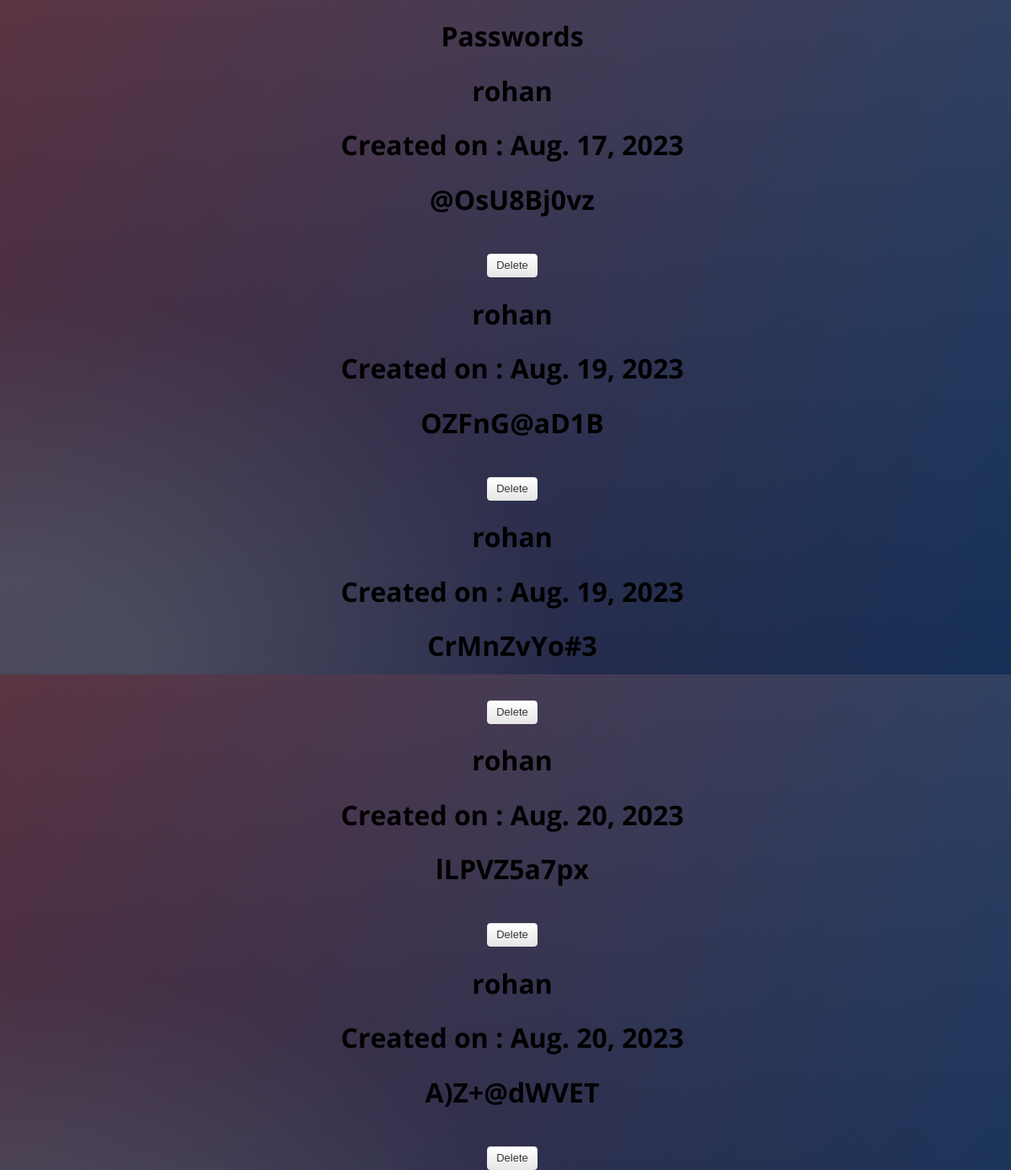
/listall, run on the app's committed database.
### generator/models.py (models this page shows, shortened)
class GenPass(models.Model):
    site = models.CharField(max_length=30)
    time = models.DateField(default=timezone.now)
    password = models.CharField(max_length=300)

### generator/views.py (the view)
# urls.py: path('listall',views.listall, name="listall"),
def listall(request):
    context = {
        'items':GenPass.objects.all()
    }
    return render(request, 'generator/listall.html',context)

### templates/generator/listall.html
{% extends 'generator/index.html' %}
{% load static %}
{% block content %}
    <div >
        <h1 class="narrow">Passwords</h1>
    </div>
    <div class="narrow">
        {% for i in items %}
        <h1>{{ i.site }}</h1>
        <h1>Created on : {{ i.time }}</h1>
        <h1>{{ i.password }}</h1><br/>
        <a href="{% url 'deleterecord' i.id %}"><button type="button" class="btn btn-outline-danger btn-sm ">Delete</button></a></td>
    {% endfor %}
    </div>
{% endblock content %}

### templates/generator/index.html (shortened to what this page needs)
{% load static %}
<!DOCTYPE html>
<html lang="en">
<head>
    <link rel="stylesheet" href="{% static './style.css' %}"/>
</head>
<body>
    {% block content %}
    {% endblock content %}
</body>
</html>

### static/style.css (style rules this page uses)
.btn { display: inline-block; *display: inline; *zoom: 1; padding: 4px 10px 4px; margin-bottom: 0; font-size: 13px; line-height: 18px; color: #333333; text-align: center;text-shadow: 0 1px 1px rgba(255, 255, 255, 0.75); vertical-align: middle; background-color: #f5f5f5; background-image: -moz-linear-gradient(top, #ffffff, #e6e6e6); background-image: -ms-linear-gradient(top, #ffffff, #e6e6e6); background-image: -webkit-gradient(linear, 0 0, 0 100%, from(#ffffff), to(#e6e6e6)); background-image: -webkit-linear-gradient(top, #ffffff, #e6e6e6); background-image: -o-linear-gradient(top, #ffffff, #e6e6e6); background-image: linear-gradient(top, #ffffff, #e6e6e6); background-repeat: repeat-x; filter: progid:dximagetransform.microsoft.gradient(startColorstr=#ffffff, endColorstr=#e6e6e6, GradientType=0); border-color: #e6e6e6 #e6e6e6 #e6e6e6; border-color: rgba(0, 0, 0, 0.1) rgba(0, 0, 0, 0.1) rgba(0, 0, 0, 0.25); border: 1px solid #e6e6e6; -webkit-border-radius: 4px; -moz-border-radius: 4px; border-radius: 4px; -webkit-box-shadow: inset 0 1px 0 rgba(255, 255, 255, 0.2), 0 1px 2px rgba(0, 0, 0, 0.05); -moz-box-shadow: inset 0 1px 0 rgba(255, 255, 255, 0.2), 0 1px 2px rgba(0, 0, 0, 0.05); box-shadow: inset 0 1px 0 rgba(255, 255, 255, 0.2), 0 1px 2px rgba(0, 0, 0, 0.05); cursor: pointer; *margin-left: .3em; }
* { -webkit-box-sizing:border-box; -moz-box-sizing:border-box; -ms-box-sizing:border-box; -o-box-sizing:border-box; box-sizing:border-box; }
html { width: 100%; height:100%; overflow:hidden; }
body { width: 100%; height:100%; font-family: 'Open Sans', sans-serif; background: #092756; background: -moz-radial-gradient(0% 100%, ellipse cover, rgba(104,128,138,.4) 10%,rgba(138,114,76,0) 40%),-moz-linear-gradient(top, rgba(57,173,219,.25) 0%, rgba(42,60,87,.4) 100%), -moz-linear-gradient(-45deg, #670d10 0%, #092756 100%); background: -webkit-radial-gradient(0% 100%, ellipse cover, rgba(104,128,138,.4) 10%,rgba(138,114,76,0) 40%), -webkit-linear-gradient(top, rgba(57,173,219,.25) 0%,rgba(42,60,87,.4) 100%), -webkit-linear-gradient(-45deg, #670d10 0%,#092756 100%); background: -o-radial-gradient(0% 100%, ellipse cover, rgba(104,128,138,.4) 10%,rgba(138,114,76,0) 40%), -o-linear-gradient(top, rgba(57,173,219,.25) 0%,rgba(42,60,87,.4) 100%), -o-linear-gradient(-45deg, #670d10 0%,#092756 100%); background: -ms-radial-gradient(0% 100%, ellipse cover, rgba(104,128,138,.4) 10%,rgba(138,114,76,0) 40%), -ms-linear-gradient(top, rgba(57,173,219,.25) 0%,rgba(42,60,87,.4) 100%), -ms-linear-gradient(-45deg, #670d10 0%,#092756 100%); background: -webkit-radial-gradient(0% 100%, ellipse cover, rgba(104,128,138,.4) 10%,rgba(138,114,76,0) 40%), linear-gradient(to bottom, rgba(57,173,219,.25) 0%,rgba(42,60,87,.4) 100%), linear-gradient(135deg, #670d10 0%,#092756 100%); filter: progid:DXImageTransform.Microsoft.gradient( startColorstr='#3E1D6D', endColorstr='#092756',GradientType=1 ); }
.narrow { text-align: center; }

### data on the page
GenPass: site "rohan", time "Aug. 17, 2023", password "@OsU8Bj0vz"
GenPass: site "rohan", time "Aug. 19, 2023", password "OZFnG@aD1B"
GenPass: site "rohan", time "Aug. 19, 2023", password "CrMnZvYo#3"
GenPass: site "rohan", time "Aug. 20, 2023", password "lLPVZ5a7px"
GenPass: site "rohan", time "Aug. 20, 2023", password "A)Z+@dWVET"
